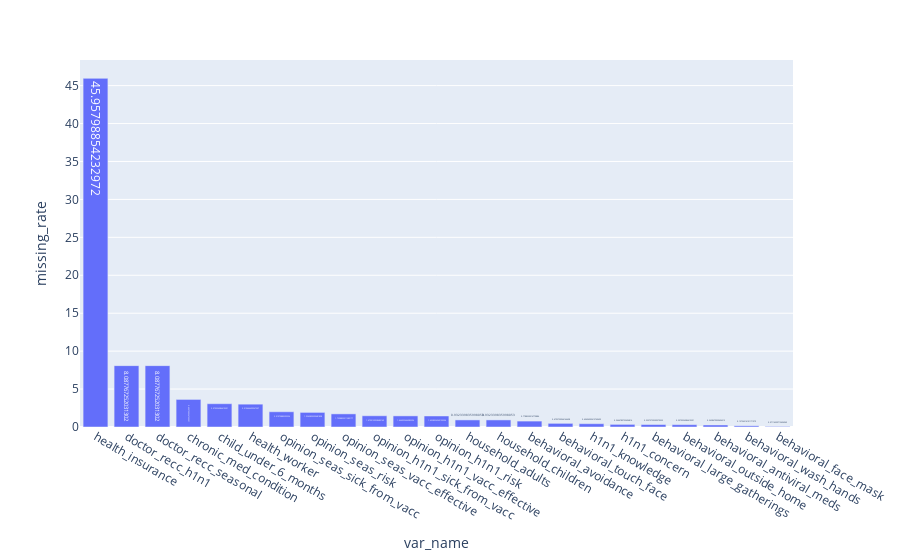

The cell this chart's notebook holds for it:
### Code cell
fig = px.bar(data_frame=num_missing_summary_df, x="var_name", y="missing_rate", text="missing_rate")
fig.show()

### Figure 1 — Plotly figure (JSON) as saved in the notebook; plotly's stock layout.template omitted (floating-point values rounded to 4 significant figures)
{"data": [{"alignmentgroup": "True", "hovertemplate": "var_name=%{x}<br>missing_rate=%{text}<extra></extra>", "legendgroup": "", "marker": {"color": "#636efa"}, "name": "", "offsetgroup": "", "orientation": "v", "showlegend": false, "text": [45.96, 8.088, 8.088, 3.636, 3.07, 3.01, 2.011, 1.925, 1.73, 1.479, 1.464, 1.453, 0.9323, 0.9323, 0.7788, 0.4793, 0.4343, 0.3445, 0.3258, 0.307, 0.2658, 0.1573, 0.07114], "textposition": "auto", "type": "bar", "x": ["health_insurance", "doctor_recc_h1n1", "doctor_recc_seasonal", "chronic_med_condition", "child_under_6_months", "health_worker", "opinion_seas_sick_from_vacc", "opinion_seas_risk", "opinion_seas_vacc_effective", "opinion_h1n1_sick_from_vacc", "opinion_h1n1_vacc_effective", "opinion_h1n1_risk", "household_adults", "household_children", "behavioral_avoidance", "behavioral_touch_face", "h1n1_knowledge", "h1n1_concern", "behavioral_large_gatherings", "behavioral_outside_home", "behavioral_antiviral_meds", "behavioral_wash_hands", "behavioral_face_mask"], "xaxis": "x", "y": [45.96, 8.088, 8.088, 3.636, 3.07, 3.01, 2.011, 1.925, 1.73, 1.479, 1.464, 1.453, 0.9323, 0.9323, 0.7788, 0.4793, 0.4343, 0.3445, 0.3258, 0.307, 0.2658, 0.1573, 0.07114], "yaxis": "y"}], "layout": {"autosize": true, "barmode": "relative", "legend": {"tracegroupgap": 0}, "margin": {"t": 60}, "xaxis": {"anchor": "y", "autorange": true, "domain": [0, 1], "range": [-0.5, 22.5], "title": {"text": "var_name"}, "type": "category"}, "yaxis": {"anchor": "x", "autorange": true, "domain": [0, 1], "range": [0, 48.38], "title": {"text": "missing_rate"}, "type": "linear"}}}
